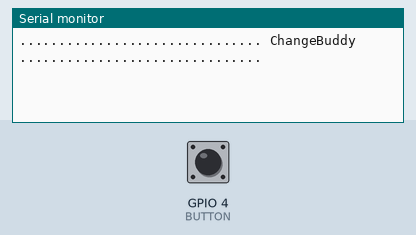
This program was run on a simulated ESP32. Parts: the last lines printed to the serial monitor. The test bench sets the inputs (shaded band); at power-on: GPIO 4 (BUTTON) HIGH. Random numbers use the default seed unless the program sets one; USB keyboard and mouse output is not drawn.

Above: at 1.2 s.
1.3 s: GPIO 4 (BUTTON) pulled LOW for 0.15 s
At 2.4 s:
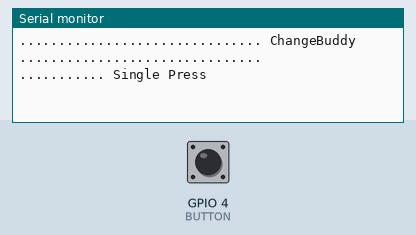
3.4 s: GPIO 4 (BUTTON) pulled LOW for 1 s
At 4.8 s:
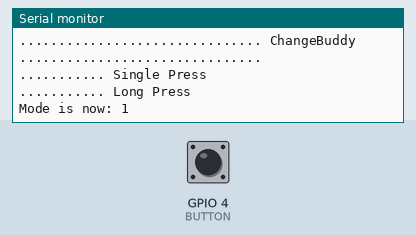
5.9 s: GPIO 4 (BUTTON) pulled LOW for 1 s
At 8.0 s:
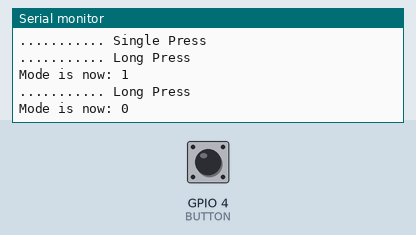
8.4 s: GPIO 4 (BUTTON) pulsed LOW 2 times (0.12 s each, 0.3 s apart)
At 10.5 s:
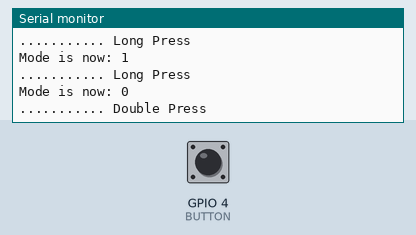

Measured:
- after the input at 1.3 s, the serial monitor: prints a new line after 0.60 s (image 1)
- after the input at 3.4 s, the serial monitor: prints a new line after 0.85 s (image 2)
- after the input at 5.9 s, the serial monitor: prints a new line after 0.85 s (image 3)
- after the input at 8.4 s, the serial monitor: prints a new line after 0.87 s (image 4)

The program:

main.cpp
```cpp
#include <Arduino.h>
#include <def.h>

void setup()
{
  Serial.begin(115200);
  Serial.println("\n............................... ChangeBuddy ...............................\n");
  setupBleKeyboard();
  setupButton();
}

void loop()
{
  listenForButtonPress();
}
```

ble_keyboard.cpp
```cpp
#include <Arduino.h>
#include <BleKeyboard.h>
#include <def.h>

BleKeyboard bleKeyboard("ChangeBuddy", "Homie Studio", 75);

void setupBleKeyboard()
{
    bleKeyboard.begin();
}

void changeMode()
{
    mode = (mode == 0) ? 1 : 0;
    Serial.print("\nMode is now: ");
    Serial.println(mode);
}

// sends keyboard actions
void sendAction(int action)
{
    if (bleKeyboard.isConnected())
    {
        switch (action)
        {
        case 0: // single press
            (mode == 0) ? bleKeyboard.write(KEY_MEDIA_PLAY_PAUSE) : bleKeyboard.write(KEY_DOWN_ARROW);
            break;
        case 1: // double press
            (mode == 0) ? bleKeyboard.write(KEY_MEDIA_NEXT_TRACK) : bleKeyboard.write(KEY_UP_ARROW);
            break;
        case 2: // triple press
            if (mode == 0)
            {
                bleKeyboard.write(KEY_MEDIA_PREVIOUS_TRACK);
            }
            break;
        case 3: // long press
            changeMode();
            break;

        default:
            break;
        }
    }
    else
    {
        Serial.print("\nCan't send Key! No client connected.");
    }
}
```

button.cpp
```cpp
#include <Arduino.h>
#include <OneButton.h>
#include <def.h>

// NOTES
// Attch the button pin to digital pin: 4
// Connect the other button pin to the 3V3 GND (not the 5V GND)

OneButton button(BUTTON, true);

// This function will be called when the button1 was pressed 1 time
void press()
{
    Serial.println("........... Single Press");
    sendAction(0);
}

// This function will be called when the button is pressed 2 times in a short timeframe.
void doublePress()
{
    Serial.println("........... Double Press");
    sendAction(1);
}

// This function will be called when the button is pressed 2 times in a short timeframe.
void multiPress()
{
    if (button.getNumberClicks() == 3)
    {
        Serial.println("........... Triple Press");
        sendAction(2);
    }
}

// This function will be called often, while the button is pressed for a long time.
void longPressStart()
{
    Serial.println("........... Long Press");
    sendAction(3);
}

void listenForButtonPress()
{
    button.tick();
}

void setupButton()
{
    button.attachClick(press);
    button.attachDoubleClick(doublePress);
    button.attachMultiClick(multiPress);
    button.attachLongPressStart(longPressStart);
}
```

def.h
```cpp
#ifndef DEF_H
#define DEF_H
#include <Arduino.h>

#define BUTTON 4

extern int mode;

// ble-keyboard
void setupBleKeyboard();
void sendAction(int action);

// button
void setupButton();
void listenForButtonPress();

// power

#endif
```

power.cpp
```cpp
#include <Arduino.h>

#define THRESHOLD (3.3 / 4.2) * 4095

int bat_pin = 15;

void setupPower()
{
    Serial.print("Setting up power pins...");
    // pinMode(bat_pin, INPUT);
}

void checkBatteryVoltage()
{
    // If battery voltage is low
    if (analogRead(bat_pin) < THRESHOLD)
    {
        // put ESP32 to sleep
        Serial.println("Battery level is very low!!");
    }
    else
    {
    }
}

String getBatteryPercentage()
{
    int batteryPercentage = map(analogRead(33), 0.0f, 4095.0f, 0, 100) + 1;
    batteryPercentage = (batteryPercentage < 0) ? 0 : batteryPercentage;
    batteryPercentage = (batteryPercentage > 100) ? 100 : batteryPercentage;

    // return String(batteryPercentage);
    return String(random(0, 101));
}
```

variables.cpp
```cpp
#include <Arduino.h>

// mode 0 : media playback -> PAUSE/PLAY | NEXT |PREVIOUS
// mode 1 : keyboard arrows -> UP | DOWN
int mode = 0;
```
